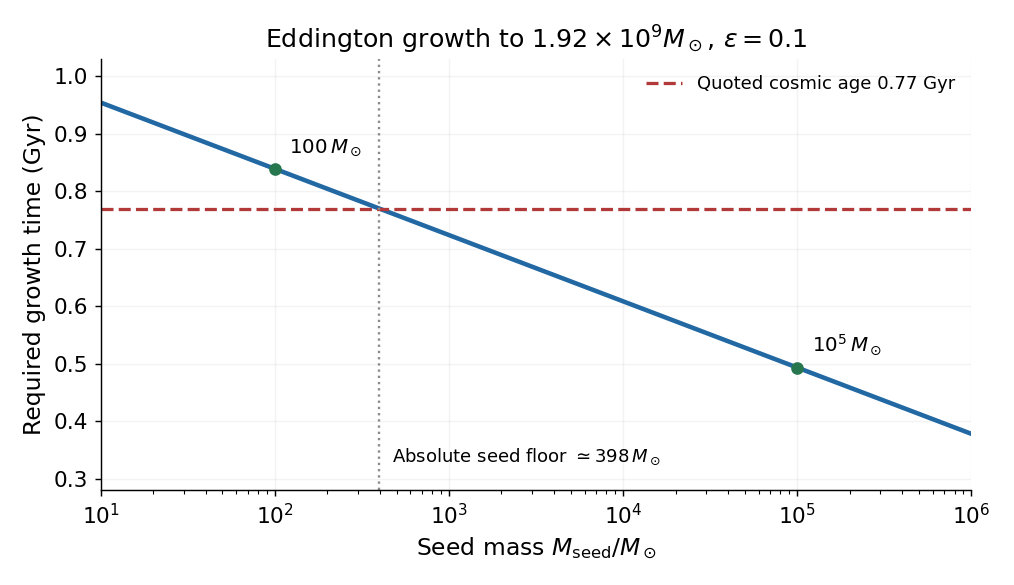

Python code for this plot:
from pathlib import Path
import numpy as np
import matplotlib
matplotlib.use('Agg')
import matplotlib.pyplot as plt

plt.rcParams.update({'font.size':12,'axes.titlesize':14,'axes.labelsize':13})
G=6.67430e-11;c=299792458.;mp=1.67262192369e-27;sigma=6.65e-29
solar_mass=1.98847e30;solar_lum=3.828e26;year=365.25*86400
mass=6.3e13*solar_lum/(4*np.pi*G*mp*c*solar_mass/sigma)
time=.1/.9*sigma*c/(4*np.pi*G*mp)/year/1e9
seeds=np.geomspace(10,1e6,700);needed=time*np.log(mass/seeds)
fig,ax=plt.subplots(figsize=(7.8,4.5),dpi=130,facecolor='white')
ax.semilogx(seeds,needed,color='#2268a3',lw=2.5)
ax.axhline(.77,color='#b13939',ls='--',lw=1.8,label='Quoted cosmic age 0.77 Gyr')
minimum=mass*np.exp(-.77/time);ax.axvline(minimum,color='0.55',ls=':',lw=1.3)
ax.text(minimum*1.18,.33,fr'Absolute seed floor $\simeq {minimum:.0f}\,M_\odot$',fontsize=10)
for val,txt in [(100,r'$100\,M_\odot$'),(1e5,r'$10^5\,M_\odot$')]:
 tv=time*np.log(mass/val);ax.plot(val,tv,'o',color='#26764e');ax.annotate(txt,(val,tv),xytext=(8,9),textcoords='offset points',fontsize=11)
ax.set(xlim=(10,1e6),ylim=(.28,1.03),xlabel=r'Seed mass $M_{\rm seed}/M_\odot$',ylabel='Required growth time (Gyr)',title=r'Eddington growth to $1.92\times10^9M_\odot$, $\epsilon=0.1$')
ax.legend(loc='upper right',fontsize=10,frameon=False)
ax.spines[['top','right']].set_visible(False);ax.grid(alpha=.15)
fig.tight_layout()
fig.savefig(Path.cwd()/Path(__file__).with_suffix('.png').name,facecolor='white',transparent=False)
